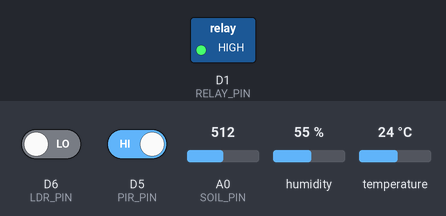
Recording of a sketch running on a simulated ESP8266 (NodeMCU). Parts: switched loads named in the sketch (green lamp = pin HIGH). The test bench sets the inputs (shaded band); at power-on: A0 (SOIL_PIN) = 512, D6 (LDR_PIN) LOW, D5 (PIR_PIN) HIGH, humidity 55 %, temperature 24 °C. WiFi joins after 1.5 s; servers stay silent unless stated; the local clock reads 2024-03-15 10:24:30 at power-on unless the sketch sets it; what the sketch prints to the serial monitor is not drawn.

Above: at 2.7 s.
2.8 s: A0 (SOIL_PIN) set to 800
8.7 s: A0 (SOIL_PIN) set to 832
At 13.3 s:
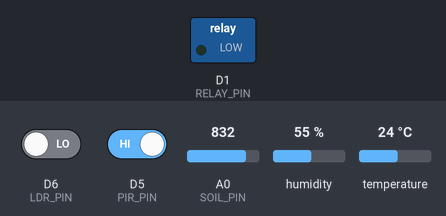
14.6 s: A0 (SOIL_PIN) set to 716
At 18.3 s:
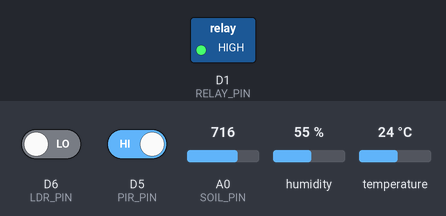
20.5 s: A0 (SOIL_PIN) set to 900
At 23.1 s:
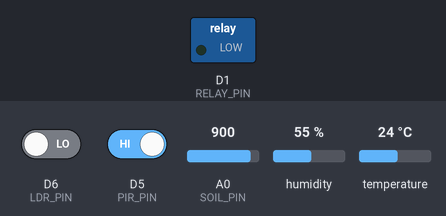
Timing chart, 0 to 24.6 s (numbered marks = the images above; inputs shaded):
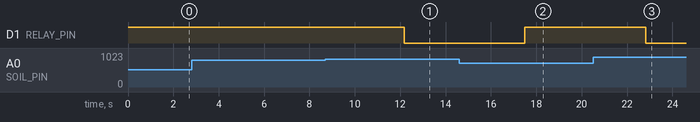

The sketch:

sketch_nov8a.ino
```cpp
#include <ESP8266WiFi.h>
#include <FirebaseESP8266.h>
#include <DHT.h>
#include <time.h>

// ===== Firebase Config =====
FirebaseConfig config;
FirebaseAuth auth;

// ===== WiFi Credentials =====
const char* ssid = "Your Wi-Fi name";
const char* password = "Your Wi-Fi Password";

// ===== Firebase Database URL =====
#define FIREBASE_HOST "Your FireBase Host Link"
#define FIREBASE_AUTH "Your Firebase Auth Link"

// ===== Sensor Pins =====
#define DHTPIN D2
#define DHTTYPE DHT11
#define SOIL_PIN A0
#define PIR_PIN D5
#define LDR_PIN D6
#define RELAY_PIN D1

DHT dht(DHTPIN, DHTTYPE);
FirebaseData fbdo;

float safeFloat(float v) {
  return isnan(v) ? 0 : v;
}

void setup() {
  Serial.begin(115200);

  pinMode(RELAY_PIN, OUTPUT);
  digitalWrite(RELAY_PIN, HIGH);

  pinMode(PIR_PIN, INPUT_PULLUP);

  pinMode(LDR_PIN, INPUT);

  dht.begin();

  // ===== WiFi =====
  Serial.println("\nConnecting to WiFi...");
  WiFi.begin(ssid, password);
  while (WiFi.status() != WL_CONNECTED) {
    Serial.print(".");
    delay(500);
  }
  Serial.println("\nWiFi Connected!");

  // ===== Firebase Setup =====
  config.host = FIREBASE_HOST;
  config.signer.tokens.legacy_token = FIREBASE_AUTH;

  Firebase.begin(&config, &auth);
  Firebase.reconnectWiFi(true);

  // ===== NTP TIME SETUP =====
  configTime(19800, 0, "pool.ntp.org", "time.nist.gov");
  Serial.println("⌛ Syncing Time...");

  while (time(nullptr) < 100000) {
    Serial.print(".");
    delay(500);
  }
  Serial.println("\n⏱ Time Synced!");
}

void loop() {

  float humidity = safeFloat(dht.readHumidity());
  float temperature = safeFloat(dht.readTemperature());

  int soilValue = analogRead(SOIL_PIN);
  int moisture = map(soilValue, 1023, 0, 0, 100);


  int motion = !digitalRead(PIR_PIN);

  int light = digitalRead(LDR_PIN);

  int pump = (moisture < 20) ? 1 : 0;
  digitalWrite(RELAY_PIN, pump ? LOW : HIGH);

  // ===== GET TIMESTAMP =====
  time_t now = time(nullptr);
  long timestamp = (long)now;

  // ===== CREATE JSON =====
  FirebaseJson json;
  json.add("temperature", temperature);
  json.add("humidity", humidity);
  json.add("moisture", moisture);
  json.add("motion", motion);
  json.add("light", light);
  json.add("pump", pump);
  json.add("timestamp", timestamp);

  // ===== WRITE TO currentData =====
  Firebase.setJSON(fbdo, "/currentData", json);

  // ===== WRITE TO rawData/{timestamp} =====
  String rawPath = "/rawData/" + String(timestamp);
  Firebase.setJSON(fbdo, rawPath, json);

  Serial.print("Motion = ");
  Serial.println(motion);

  Serial.println("📡 Firebase Updated!");

  delay(5000);
}
```

Measured:
- the behaviour switches between 813 and 814 on A0 (SOIL_PIN) (found by bisection; images 0 and 1)
- after the input at 2.8 s, every drawn part: stays the same
- after the input at 8.7 s, D1 (RELAY_PIN): HIGH → LOW after 3.5 s
- after the input at 14.6 s, D1 (RELAY_PIN): LOW → HIGH after 2.9 s
- after the input at 20.5 s, D1 (RELAY_PIN): HIGH → LOW after 2.3 s
